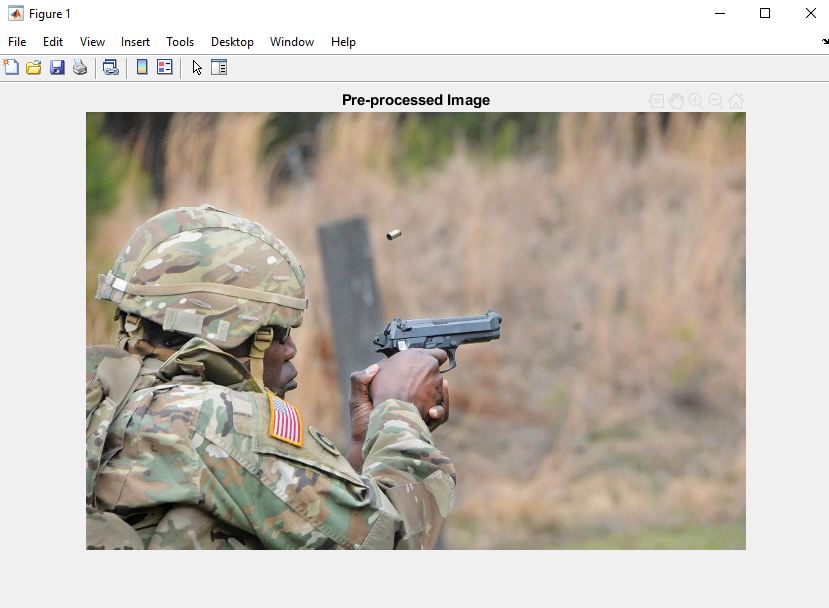
%> input picture HackDuke2019/Image1.PNG, 829 x 608 px, given in place of PicOne.jpg, which was not available
$ octave HackDukeProject.m   (GNU Octave 9; MATLAB toolbox functions it lacks are replaced by stand-ins)
%> lines starting %> are read from the running program, lines starting %| are printed output that depends on the picture; in (x1, y1, x2, y2) boxes, pixels count from 0 and x2, y2 are one past the last pixel; in counts of white or black regions, pixels touching at a corner belong together; the program's own positions count from 1; pictures that were not available may be replaced by others from this repository, and a replacement may not be noted
%HackDuke 2019 Project By Daniel Olatunji and Alan Nguyen
clc; clear;

% g = imread('PicOne.jpg');
% imshow(g)
% name = input('Enter image name: ', 's');

%%%%%%% Reads The Image %%%%%%%%
image = imread('PicOne.jpg');
%> image is the input picture: size 608x829x3 uint8; mean R, G, B 194.6, 187.7, 178.6
image3 = imread('PicTwo.jpg');
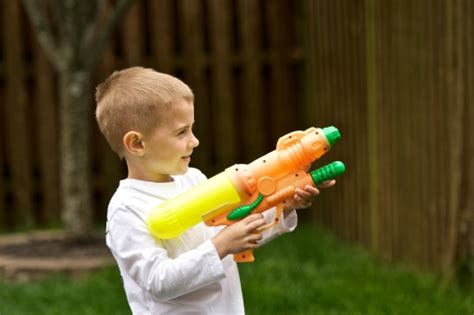
%> input picture HackDuke2019/PicTwo.jpg, 474 x 315 px
%> image3 is the input picture: size 315x474x3 uint8; mean R, G, B 90.4, 79.1, 42.3
[rows, columns, colors] = size(image);
%> rows = 608; columns = 829; colors = 3
image2 = image;
image4 = image3;

red = image(:,:,1);
green = image(:,:,2);
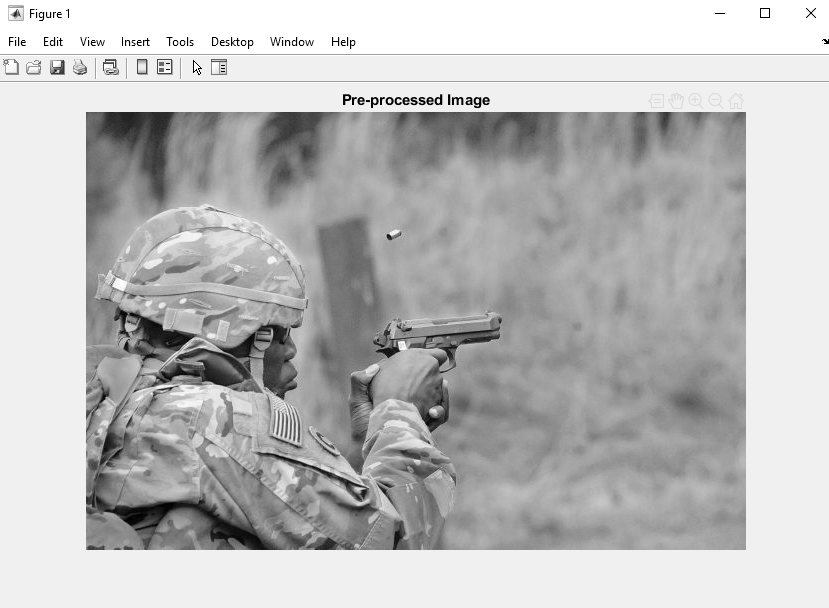
%> green: size 608x829 uint8; min 0, max 255, mean 187.7
blue = image(:,:,3);
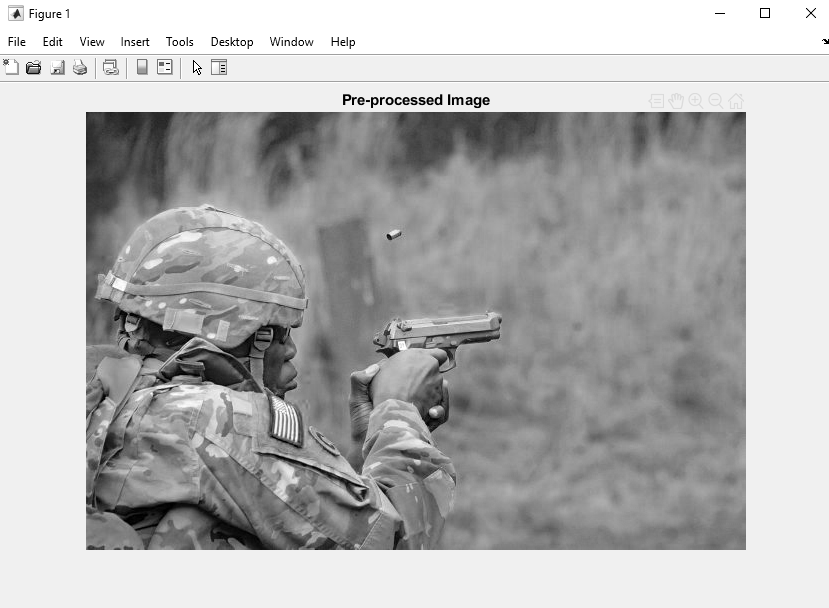
%> blue: size 608x829 uint8; min 0, max 255, mean 178.6

binary = red<green & red<blue & green<blue & red>30 & red<75 & green>45 & green<85 & blue>130 & blue<200;
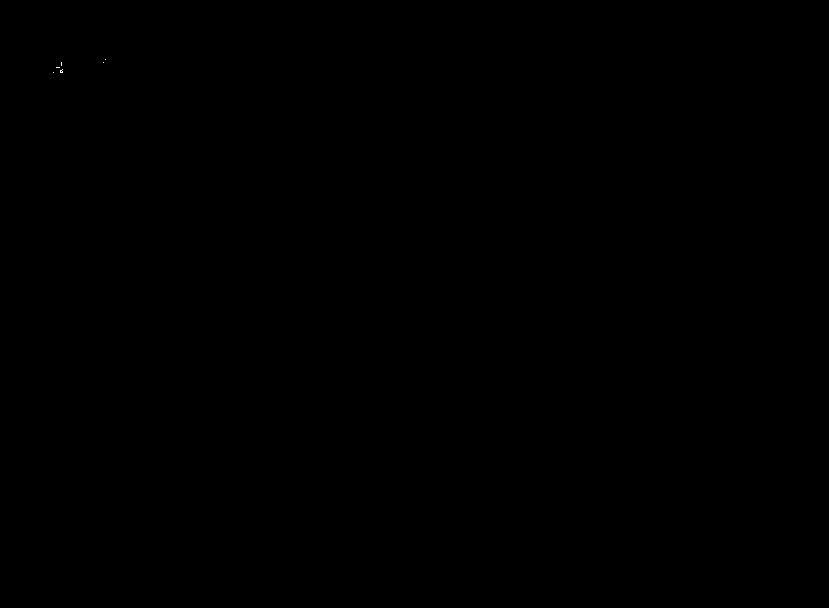
%> binary: size 608x829 logical; 0% white in thin lines or dots, all inside (x1, y1, x2, y2) = (53, 59, 106, 73)

[newRow, newCol] = find(binary==1);
%> newRow = 19 values from 60 to 73; newCol = 19 values from 54 to 106

for aa = 2: rows-1
    for bb = 2:columns-1
        if image(aa-1, bb-1)==0 || image(aa+1, bb+1)==0
         image(aa,bb)=0;
        end
    end
end
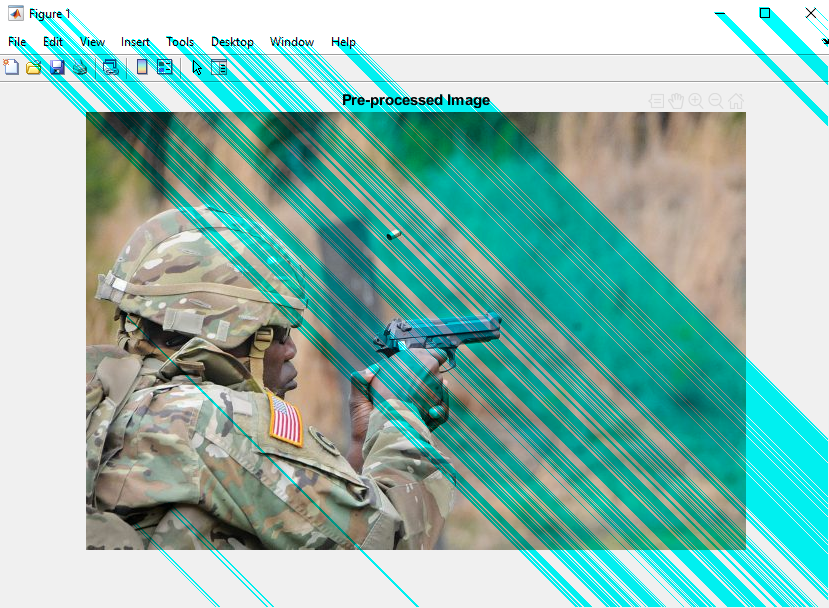
%> image: size 608x829x3 uint8; mean R, G, B 141.4, 187.7, 178.6

Ycentroid = mean(newRow);
%> Ycentroid = 68.47
Xcentroid = mean(newCol)-14;
%> Xcentroid = 51.37
% Ycent = round(Ycentroid);
% Xcent = round(Xcentroid);

%%%%%% Define New Centroid (BF) %%%%%%%
Ycent = 220;
Xcent = 400;

% [10 lines of commented-out code are left out]

%%%%%First Red Block
for ii = Ycent-20: Ycent+15
    for jj = Xcent-115: Xcent+15
        %if (((ii-Ycent)^2)+ ((jj-Xcent)^2)) <= 25
            image(ii, jj, 1) = 255; %changes to red
            image(ii, jj, 2) = 0; %changes to green
            image(ii, jj, 3) = 0; %changes to blue
        %end
    end
end
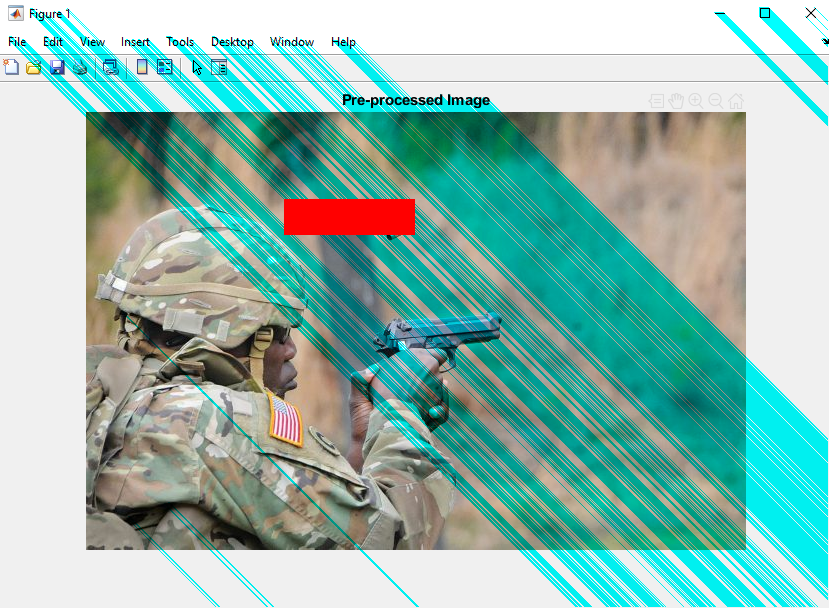
%> image: size 608x829x3 uint8; 0.94% of pixels changed, all inside (x1, y1, x2, y2) = (284, 199, 415, 235)

%%%%%%Second Red Block
for ii = 230: 260
    for jj = 362: 370
        %if (((ii-Ycent)^2)+ ((jj-Xcent)^2)) <= 25
            image(ii, jj, 1) = 255; %changes to red
            image(ii, jj, 2) = 0; %changes to green
            image(ii, jj, 3) = 0; %changes to blue
        %end
    end
end
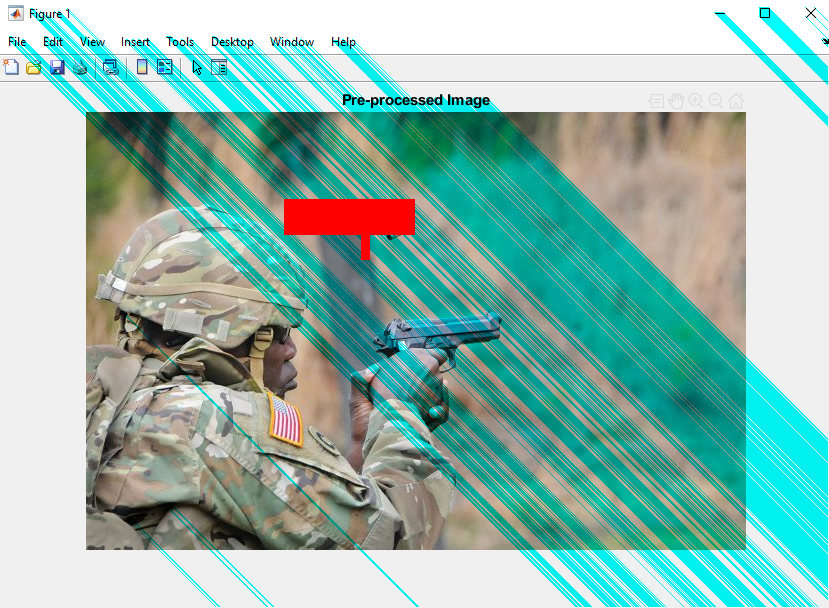
%> image: size 608x829x3 uint8; 0.04% of pixels changed, all inside (x1, y1, x2, y2) = (361, 235, 370, 260)


% figure (1)
% subplot(1,2,1),imshow(image2)
% subplot(1,2,2),imshow(image)

figure(1)
imshow(image2)
title('Pre-processed Image')

figure(2)
imshow(image)
title('Post-processed Image')

figure(3)
imshow(image3)
title('Pre-processed Image')

figure(4)
imshow(image4)
title('Post-processed Image')
